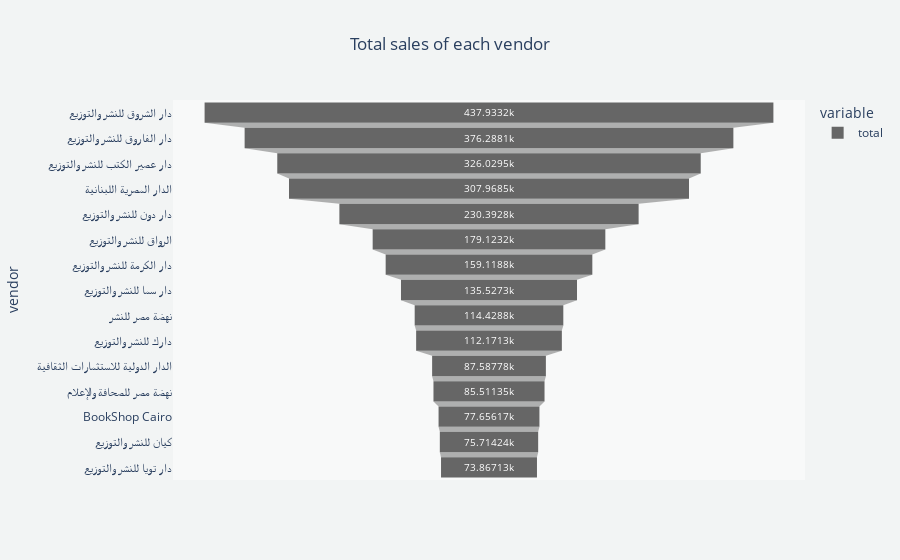

The notebook cell this image was saved under:
### Code cell
vendors_sales = df.groupby('vendor')['total'].sum().sort_values(ascending = False)

vendors_sales_funnel = px.funnel(vendors_sales.head(15),color_discrete_sequence=px.colors.qualitative.Prism_r,
                                title='Total sales of each vendor')
update_layout(vendors_sales_funnel)

### Figure 1 — Plotly figure (JSON) as saved in the notebook; plotly's stock layout.template omitted (floating-point values rounded to 4 significant figures)
{"data": [{"hovertemplate": "variable=total<br>value=%{x}<br>vendor=%{y}<extra></extra>", "legendgroup": "total", "marker": {"color": "rgb(102, 102, 102)"}, "name": "total", "orientation": "h", "showlegend": true, "type": "funnel", "x": [437900.0, 376300.0, 326000.0, 308000.0, 230400.0, 179100.0, 159100.0, 135500.0, 114400.0, 112200.0, 87590.0, 85510.0, 77660.0, 75710.0, 73870.0], "xaxis": "x", "y": ["دار الشروق للنشر والتوزيع", "دار الفاروق للنشر والتوزيع", "دار عصير الكتب للنشر والتوزيع", "الدار المصرية اللبنانية", "دار دون للنشر والتوزيع", "الرواق للنشر والتوزيع", "دار الكرمة للنشر والتوزيع", "دار سما للنشر والتوزيع", "نهضة مصر للنشر", "دارك للنشر والتوزيع", "الدار الدولية للاستثمارات الثقافية", "نهضة مصر للصحافة والإعلام", "BookShop Cairo", "كيان للنشر والتوزيع", "دار تويا للنشر والتوزيع"], "yaxis": "y"}], "layout": {"legend": {"title": {"text": "variable"}, "tracegroupgap": 0}, "paper_bgcolor": "#F2F4F4", "plot_bgcolor": "#F8F9F9", "title": {"text": "Total sales of each vendor", "x": 0.5}, "xaxis": {"anchor": "y", "domain": [0, 1], "title": {"text": "value"}}, "yaxis": {"anchor": "x", "domain": [0, 1], "title": {"text": "vendor"}}}}
